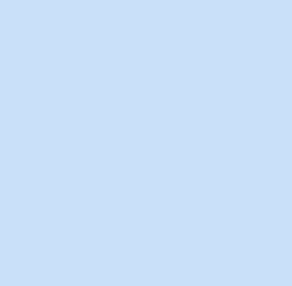
#> input picture testImg/background2.png, 292 x 286 px
$ python jamoComb.py
#> lines starting #> are read from the running program, lines starting #| are printed output that depends on the picture; after the words box and inside, x2 and y2 are one past the last pixel; in counts of white or black regions, pixels touching at a corner belong together
from lib2to3.pytree import convert
import cv2
import numpy as np
from PIL import Image
import os

#배경 없애기 전에 먼저 자음 모음 합쳐보기
src1 = cv2.imread('./testImg/background2.png') #배경파일 읽기
#> src1 is the input picture: shape (286, 292, 3); mean B, G, R 249, 224, 201
src2 = cv2.imread('./testImg/No1.jpg')
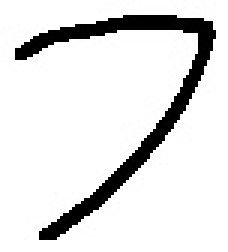
#> input picture testImg/No1.jpg, 76 x 84 px (shown 3 times larger)
#> src2 is the input picture: shape (84, 76, 3); min 0, max 255, mean 224.7
src3 = cv2.imread('./testImg/No2.jpg')
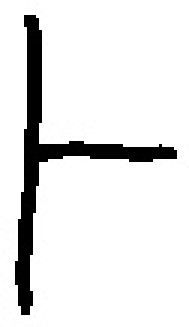
#> input picture testImg/No2.jpg, 63 x 109 px (shown 3 times larger)
#> src3 is the input picture: shape (109, 63, 3); min 0, max 255, mean 228.9

rows, cols, channels = src2.shape #로고파일 픽셀값 저장
#> rows = 84; cols = 76; channels = 3
roi = src1[50:rows+50,50:cols+50] #로고파일 픽셀값을 관심영역(ROI)으로 저장함.
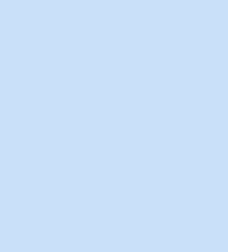
#> roi: shape (84, 76, 3) (shown 3 times larger); mean B, G, R 249, 224, 201
cv2.rectangle(roi, (0,0), (rows-5, cols-1), (0,255,0))
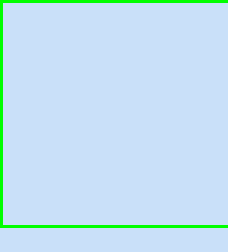
#> roi: shape (84, 76, 3) (shown 3 times larger); 3.54% of pixels changed, all inside (x1, y1, x2, y2) = (0, 0, 76, 76)

gray = cv2.cvtColor(src2, cv2.COLOR_BGR2GRAY) #로고파일의 색상을 그레이로 변경
ret, mask = cv2.threshold(gray, 160, 255, cv2.THRESH_BINARY) #배경은 흰색으로, 그림을 검정색으로 변경
#> mask: shape (84, 76); 88.1% white; 1 black region, box (x1, y1, x2, y2) and area: (5, 5, 72, 80) 758
#mask_inv = cv2.bitwise_not(mask) #배경 검정, 로고 흰색

src1[50:rows+50, 50:cols+50] = src2
cv2.imshow('jaem', src1)
width, height = src3.shape[:2]
#> width = 109; height = 63
src1[50:width+50, 150:150+height] = src3
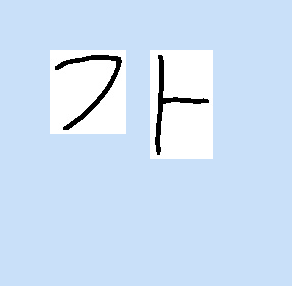
#> src1: shape (286, 292, 3); mean B, G, R 245.5, 224.5, 205.1
cv2.imshow('moem', src1)

cv2.imwrite('./testImg/combi.png', src1)

cv2.waitKeyEx()
cv2.destroyAllWindows()
